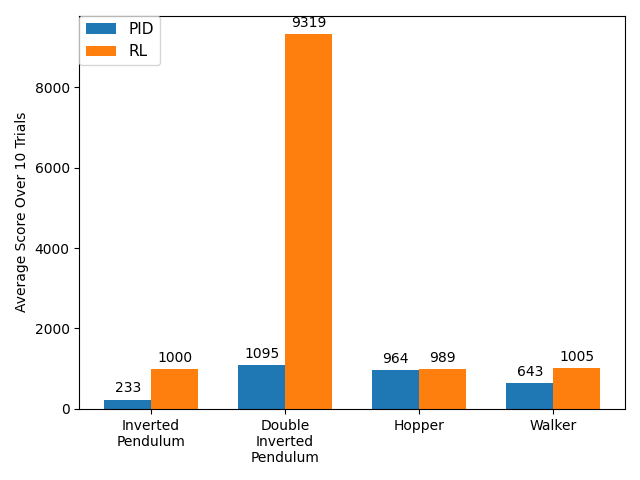

Python code for this plot:
from tensorforce import Agent, Environment
import matplotlib.pyplot as plt
import numpy as np
import math
import pickle
from tqdm import tqdm
import gym

test_episodes=10

ip_pid_episode_record=[]
ip_rl_episode_record=[]
ip_rl = Agent.load(directory='Inverted_Pendulum_RL', format='numpy')
internals = ip_rl.initial_internals()
for i in range(test_episodes):
	kp=25
	kd=2.27645649
	environment = gym.make('InvertedPendulum-v2')

	episode_reward=0
	states = environment.reset()
	terminal=False
	while not terminal:
		actions = kp*states[1]+kd*states[3]
		states, reward, terminal,info = environment.step(actions)
		episode_reward+=reward
	ip_pid_episode_record.append(episode_reward)

	environment_rl = Environment.create(environment='gym', level='InvertedPendulum-v2')
	episode_reward=0
	states = environment_rl.reset()
	terminal=False
	while not terminal:
		actions, internals = ip_rl.act(states=states, internals=internals, independent=True, deterministic=True)
		states, terminal, reward = environment_rl.execute(actions=actions)
		episode_reward+=reward
	ip_rl_episode_record.append(episode_reward)
ip_rl.close()
environment.close()
environment_rl.close()

double_pid_episode_record=[]
double_rl_episode_record=[]
double_rl = Agent.load(directory='Double_RL', format='numpy')
internals = double_rl.initial_internals()
for i in range(test_episodes):
	kp=[-0.54124971, -3.05534616]
	kd=[-0.47012709, -0.70023993]
	environment_control = gym.make('InvertedDoublePendulum-v2')
	episode_reward=0
	states = environment_control.reset()
	terminal=False
	theta_states=[]
	while not terminal:
		actions_predict=kp[0]*states[0]+kp[1]*states[2]+kd[0]*states[6]+kd[1]*states[7]
		states, reward, terminal,info = environment_control.step(actions_predict)
		episode_reward+=reward
	double_pid_episode_record.append(episode_reward)

	environment_rl = Environment.create(environment='gym', level='InvertedDoublePendulum-v2')
	episode_reward=0
	states = environment_rl.reset()
	terminal=False
	while not terminal:
		actions, internals = double_rl.act(states=states, internals=internals, independent=True, deterministic=True)
		states, terminal, reward = environment_rl.execute(actions=actions)
		episode_reward+=reward
	double_rl_episode_record.append(episode_reward)
double_rl.close()
environment_control.close()
environment_rl.close()

hopper_pid_episode_record=[]
hopper_rl_episode_record=[]
hopper_rl = Agent.load(directory='Hopper_RL', format='numpy')
internals = hopper_rl.initial_internals()
for i in range(test_episodes):
	thigh_actuator_kp=[-2,-2,-0.5,-1]
	thigh_actuator_kd=[-1.6,1, 0.2,-0.4]
	leg_actuator_kp=[-0.4,-0.5,-0.1,-0.2]
	leg_actuator_kd=[-1,0.2,-1,-0.1]
	foot_actuator_kp=[-2, 1, 0.5, -1]
	foot_actuator_kd=[-0.4,-0.1,-0.1,-0.5]
	environment = gym.make('Hopper-v3')
	episode_reward=0
	states = environment.reset()
	terminal=False
	while not terminal:

		rooty=states[1]
		velocity_rooty=states[7]

		thigh_angle=states[2]
		thigh_angular_velocity=states[8]

		leg_angle=states[3]
		leg_angular_velocity=states[9]

		foot_angle=states[4]
		foot_angular_velocity=states[10]

		thigh_actions = thigh_actuator_kp[0]*rooty+thigh_actuator_kd[0]*velocity_rooty+thigh_actuator_kp[1]*thigh_angle+thigh_actuator_kd[1]*thigh_angular_velocity+thigh_actuator_kp[2]*leg_angle+thigh_actuator_kd[2]*leg_angular_velocity+thigh_actuator_kp[3]*foot_angle+thigh_actuator_kd[3]*foot_angular_velocity
		leg_actions = leg_actuator_kp[0]*rooty+leg_actuator_kd[0]*velocity_rooty+leg_actuator_kp[1]*thigh_angle+leg_actuator_kd[1]*thigh_angular_velocity+leg_actuator_kp[2]*leg_angle+leg_actuator_kd[2]*leg_angular_velocity+leg_actuator_kp[3]*foot_angle+leg_actuator_kd[3]*foot_angular_velocity
		foot_actions = foot_actuator_kp[0]*rooty+foot_actuator_kd[0]*velocity_rooty+foot_actuator_kp[1]*thigh_angle+foot_actuator_kd[1]*thigh_angular_velocity+foot_actuator_kp[2]*leg_angle+foot_actuator_kd[2]*leg_angular_velocity+foot_actuator_kp[3]*foot_angle+foot_actuator_kd[3]*foot_angular_velocity
		actions=[thigh_actions,leg_actions,foot_actions]
		states, reward, terminal,info = environment.step(actions)
		episode_reward+=reward
	hopper_pid_episode_record.append(episode_reward)

	environment_rl = Environment.create(environment='gym', level='Hopper-v3')
	episode_reward=0
	states = environment_rl.reset()
	terminal=False
	while not terminal:
		actions, internals = hopper_rl.act(states=states, internals=internals, independent=True, deterministic=True)
		states, terminal, reward = environment_rl.execute(actions=actions)
		episode_reward+=reward
	hopper_rl_episode_record.append(episode_reward)
hopper_rl.close()
environment.close()
environment_rl.close()

walker_pid_episode_record=[]
walker_rl_episode_record=[]
walker_rl = Agent.load(directory='Walker_RL', format='numpy')
internals = walker_rl.initial_internals()
for i in range(test_episodes):
	thigh_actuator_kp=[-3,-2]
	thigh_actuator_kd=[-2,1]
	leg_actuator_kp=[-.5,-0.5]
	leg_actuator_kd=[-.5,0.2]
	foot_actuator_kp=[-.5, 1]
	foot_actuator_kd=[-.5,-0.1]
	left_thigh_actuator_kp=[-3,-2]
	left_thigh_actuator_kd=[-2,1]
	left_leg_actuator_kp=[-.5,-0.5]
	left_leg_actuator_kd=[-.5,0.2]
	left_foot_actuator_kp=[-0.5, 1]
	left_foot_actuator_kd=[-0.5,-0.1]
	
	environment = gym.make('Walker2d-v3')
	episode_reward=0
	states = environment.reset()
	terminal=False
	while not terminal:

		rooty=states[1]
		velocity_rooty=states[10]

		thigh_angle=states[2]
		thigh_angular_velocity=states[11]

		leg_angle=states[3]
		leg_angular_velocity=states[12]

		foot_angle=states[4]
		foot_angular_velocity=states[13]

		left_thigh_angle=states[5]
		left_thigh_angular_velocity=states[14]

		left_leg_angle=states[6]
		left_leg_angular_velocity=states[15]

		left_foot_angle=states[7]
		left_foot_angular_velocity=states[16]

		thigh_actions = thigh_actuator_kp[0]*rooty+thigh_actuator_kd[0]*velocity_rooty
		leg_actions = leg_actuator_kp[0]*rooty+leg_actuator_kd[0]*velocity_rooty
		foot_actions = foot_actuator_kp[0]*rooty+foot_actuator_kd[0]*velocity_rooty
		left_thigh_actions = left_thigh_actuator_kp[0]*rooty+left_thigh_actuator_kd[0]*velocity_rooty
		left_leg_actions = left_leg_actuator_kp[0]*rooty+left_leg_actuator_kd[0]*velocity_rooty
		left_foot_actions = left_foot_actuator_kp[0]*rooty+left_foot_actuator_kd[0]*velocity_rooty
		actions=[thigh_actions,leg_actions,foot_actions,left_thigh_actions,left_leg_actions,left_foot_actions]
		states, reward, terminal,info = environment.step(actions)
		episode_reward+=reward
	walker_pid_episode_record.append(episode_reward)

	environment_rl = Environment.create(environment='gym', level='Walker2d-v3')
	episode_reward=0
	states = environment_rl.reset()
	terminal=False
	while not terminal:
		actions, internals = walker_rl.act(states=states, internals=internals, independent=True, deterministic=True)
		states, terminal, reward = environment_rl.execute(actions=actions)
		episode_reward+=reward
	walker_rl_episode_record.append(episode_reward)

walker_rl.close()
environment.close()
environment_rl.close()


pid_record=[]
rl_record=[]

pid_record.append(int(np.sum(ip_pid_episode_record)/test_episodes))
pid_record.append(int(np.sum(double_pid_episode_record)/test_episodes*0.1))
pid_record.append(int(np.sum(hopper_pid_episode_record)/test_episodes))
pid_record.append(int(np.sum(walker_pid_episode_record)/test_episodes))

rl_record.append(int(np.sum(ip_rl_episode_record)/test_episodes))
rl_record.append(int(np.sum(double_rl_episode_record)/test_episodes*0.1))
rl_record.append(int(np.sum(hopper_rl_episode_record)/test_episodes))
rl_record.append(int(np.sum(walker_rl_episode_record)/test_episodes))





# data to plot

labels = ['Inverted\nPendulum', 'Double\nInverted\nPendulum', 'Hopper','Walker']
x = np.arange(len(labels))  # the label locations
width = 0.35  # the width of the bars

fig, ax = plt.subplots()
rects1 = ax.bar(x - width/2, pid_record, width, label='PID')
rects2 = ax.bar(x + width/2, rl_record, width, label='RL')

# Add some text for labels, title and custom x-axis tick labels, etc.
ax.set_ylabel('Average Score Over 10 Trials')
ax.set_xticks(x)
ax.set_xticklabels(labels)
ax.legend()

def autolabel(rects):
    """Attach a text label above each bar in *rects*, displaying its height."""
    for rect in rects:
        height = rect.get_height()
        ax.annotate('{}'.format(height),
                    xy=(rect.get_x() + rect.get_width() / 2, height),
                    xytext=(0, 3),  # 3 points vertical offset
                    textcoords="offset points",
                    ha='center', va='bottom')


autolabel(rects1)
autolabel(rects2)

fig.tight_layout()

plt.savefig('PIDvsRL.png')
